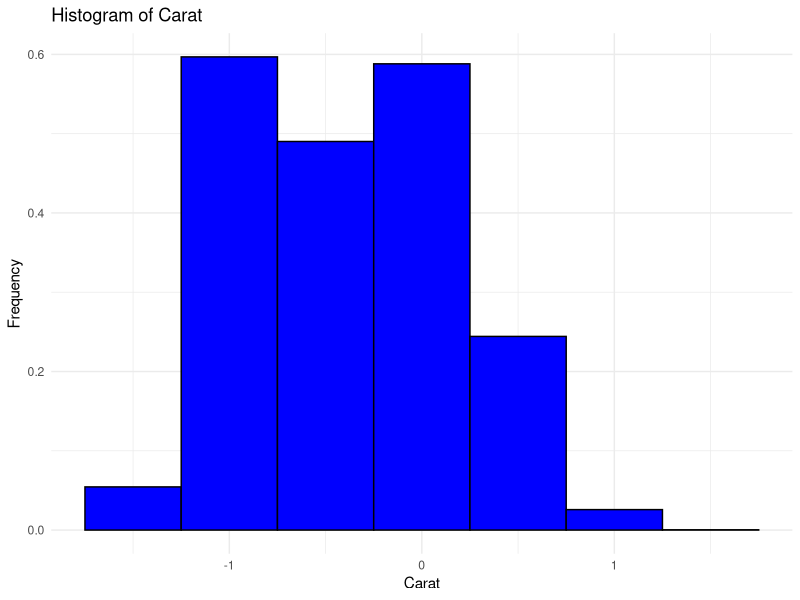
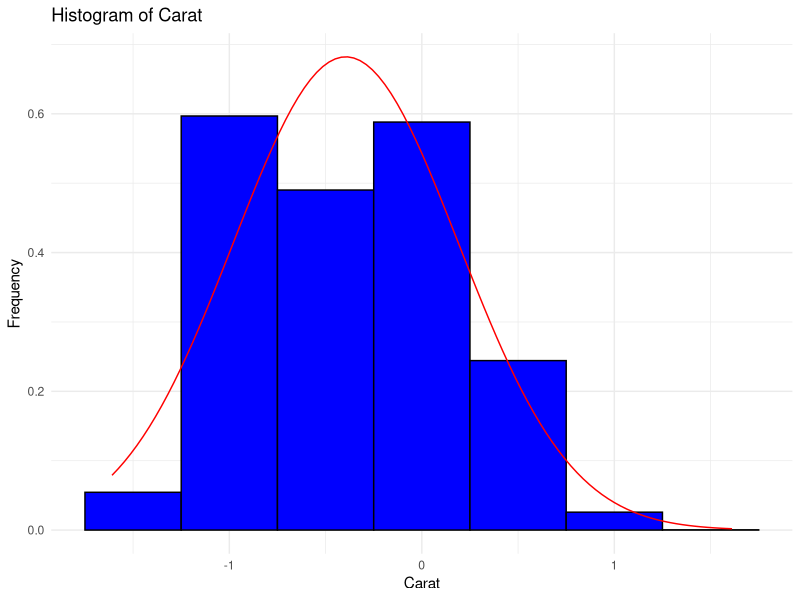
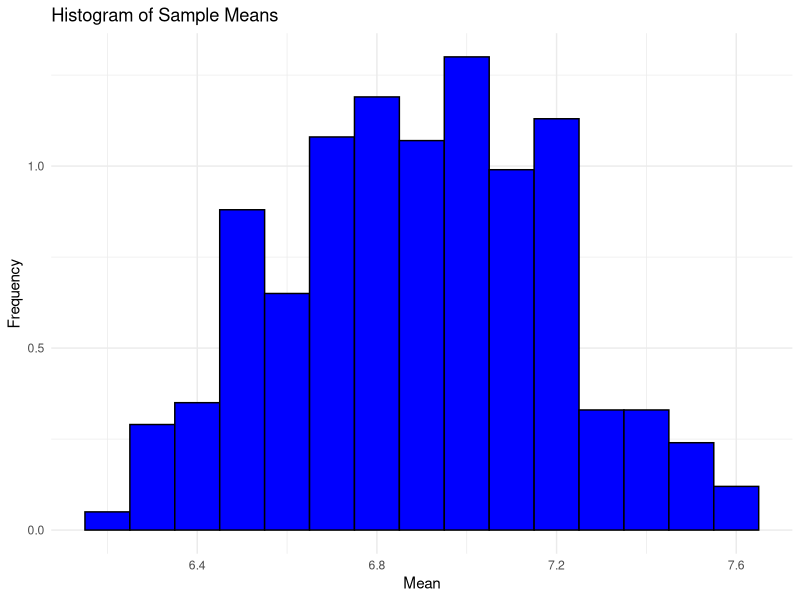
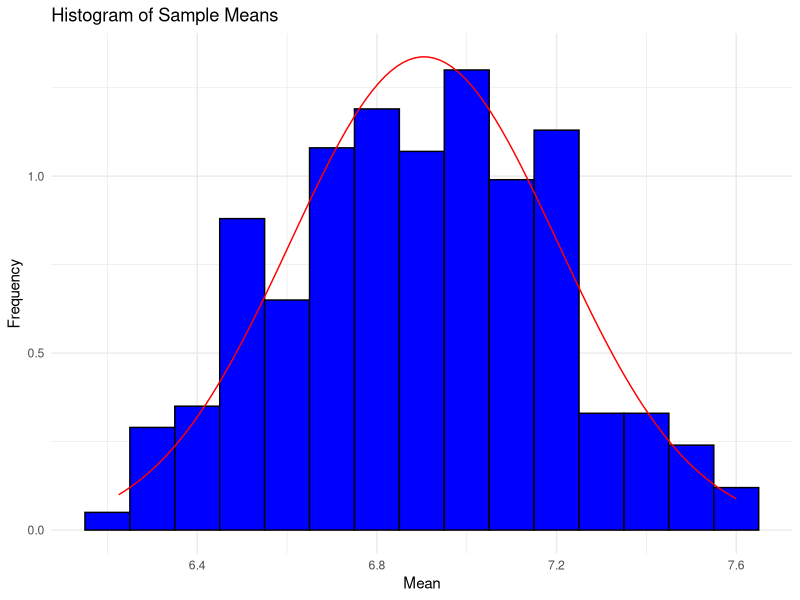
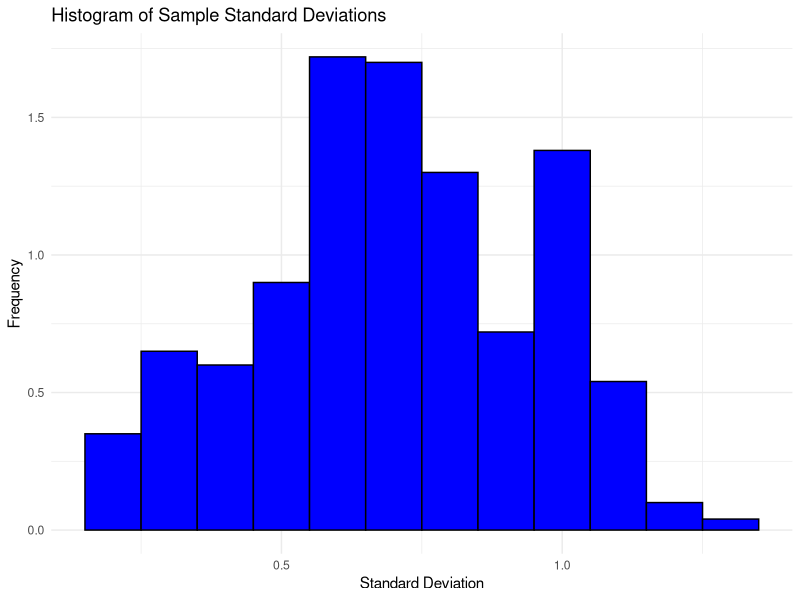
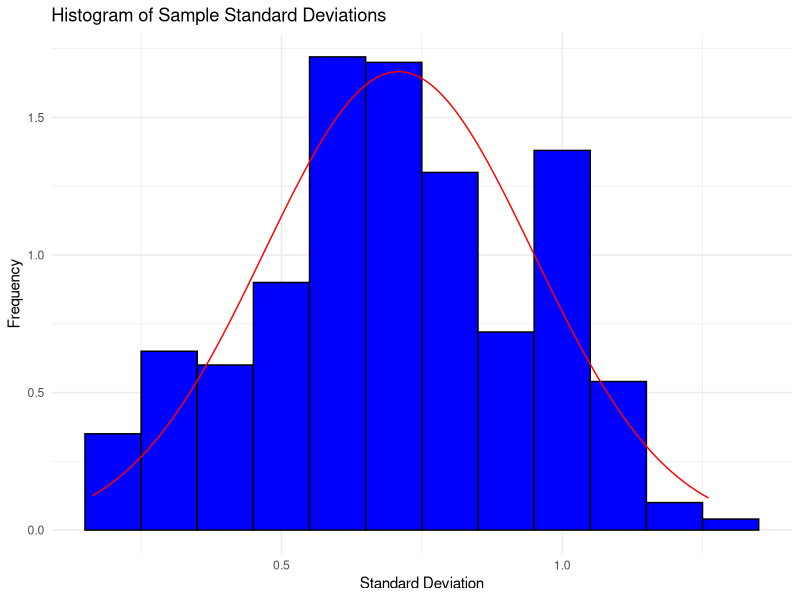

Recreate these plots in R, in order.
library(tidyverse)

# Load the data
diamonds <- read_csv("datasets/diamonds - diamonds.csv")
#preview the data
head(diamonds)

# This is the reality of the data
carat_hist <- ggplot(diamonds) +
  geom_histogram(aes(x = log(carat), after_stat(density)), binwidth = 0.5, fill = "blue", color = "black") +
  labs(title = "Histogram of Carat", x = "Carat", y = "Frequency") +
  theme_minimal()

carat_hist

# We are going to assume that the data is normally distributed
mu <- mean(log(diamonds$carat))
sigma <- sd(log(diamonds$carat))

# Generate a normal distribution
carat_hist +
  stat_function(fun = dnorm, args = list(mean = mu, sd = sigma), color = "red")

# For example, under the normal distribution,
# what is the probability of a diamond being larger than 1 carat?

# Due to 1 carat being the same as log(1) = 0
# we can use the pnorm function to calculate the probability
# using the computed mean and standard deviation

# lower.tail = FALSE is used to calculate the probability of being larger than 1 carat
# lower.tail = TRUE is used to calculate the probability of being smaller than 1 carat
model_probability <- pnorm(0, mean = mu, sd = sigma, lower.tail = FALSE)

# Check the probability under the model against the reality
# We can see that the model is not perfect
data_probability <- diamonds %>%
  filter(carat > 1) %>%
  nrow() / nrow(diamonds)
# model = 24.97%, data = 32.44%


# The mean is also random when we have population data
# In this example we are going to consider population involves 10 student notes
population <- tibble(
    student = 1:10,
    note = c(8.2, 6.2, 8.0, 5.7, 7.2, 6.8, 7.0, 6.5, 7.0, 6.5)
)

mu_population <- mean(population$note)
sd_population <- sd(population$note)

# Sample of size 4 from the population

mu_samples <- c()
sd_samples <- c()

for (i in 1:1000) {
  sample <- population %>%
    sample_n(4)

  mu_sample <- mean(sample$note)
  sd_sample <- sd(sample$note)

  mu_samples <- c(mu_samples, mu_sample)
  sd_samples <- c(sd_samples, sd_sample)
}

sample_df <- tibble(
  mu = mu_samples,
  sd = sd_samples
)

# Histogram of the sample means
sample_hist <- ggplot(sample_df) +
  geom_histogram(aes(x = mu, after_stat(density)), binwidth = 0.1, fill = "blue", color = "black") +
  labs(title = "Histogram of Sample Means", x = "Mean", y = "Frequency") +
  theme_minimal()

sample_hist

mu <- mean(sample_df$mu)
sigma <- sd(sample_df$mu)

sample_hist +
  stat_function(fun = dnorm, args = list(mean = mu, sd = sigma), color = "red")

# Histogram of sd
sample_hist_sd <- ggplot(sample_df) +
  geom_histogram(aes(x = sd, after_stat(density)), binwidth = 0.1, fill = "blue", color = "black") +
  labs(title = "Histogram of Sample Standard Deviations", x = "Standard Deviation", y = "Frequency") +
  theme_minimal()

sample_hist_sd

mu <- mean(sample_df$sd)
sigma <- sd(sample_df$sd)

sample_hist_sd +
  stat_function(fun = dnorm, args = list(mean = mu, sd = sigma), color = "red")

sd_population/sqrt(4)


statistic <- abs((7 - 6.75)/(0.331662/2))
pnorm(statistic, lower.tail = FALSE)
pt(statistic, df = 3, lower.tail = FALSE)
pnorm(7, mean = mu, sd = sigma, lower.tail = FALSE)

# Another example
wine <- tibble(
    person = 1:10,
    threshold = c(31, 31, 43, 36, 23, 34, 32, 30, 20, 24)
)

mu <- mean(wine$threshold)
sigma <- sd(wine$threshold)

# The threshold is 25
statistic <- abs((25 - mu)/(sigma/sqrt(10)))
pnorm(statistic, lower.tail = FALSE)
pt(statistic, df = 9, lower.tail = FALSE)

t.test(wine$threshold, mu = 25, alternative = "greater")

# Due to the p-value being less than 0.05, we reject the null hypothesis
# null hypothesis: the threshold is 25 or less
# alternative hypothesis: the threshold is greater than 25
# reject the null hypothesis means that the threshold is greater than 25

# Note, p-value less than 0.05 is a common threshold for rejecting the null hypothesis
# However, it is not a strict rule, and it is up to the researcher to decide the threshold

# for less hypothesis, we can use the less argument or lower.tail = TRUE
statistic <- abs((25 - mu)/(sigma/sqrt(10)))
pnorm(statistic, lower.tail = TRUE)
pt(statistic, df = 9, lower.tail = TRUE)

t.test(wine$threshold, mu = 25, alternative = "less")

# for two-tailed hypothesis, we can use the two-sided argument or twice the p-value for lower.tail = FALSE
2*pnorm(statistic, lower.tail = TRUE)
2*pt(statistic, df = 9, lower.tail = FALSE)
t.test(wine$threshold, mu = 25, alternative = "two.sided")
